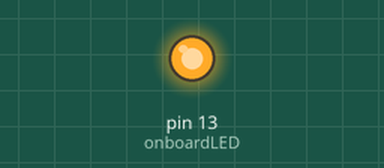
Simulated run of this sketch. Board: Arduino Uno, built with avr-gcc and run on an emulated ATmega328P. Shown: output pins drawn as LEDs (lit = HIGH). What the sketch prints to the serial monitor is not drawn.

Above: at 1.5 s.
At 4.5 s:
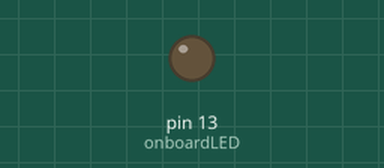
Timing chart, 0 to 7.8 s (numbered marks = the images above):
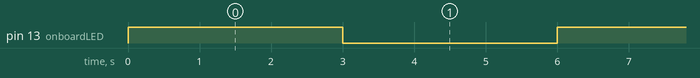

Measured:
- by itself, pin 13 (onboardLED): alternates HIGH for 3.0 s and LOW for 3.0 s

The sketch:

Lilypad_Test.ino
```cpp
/*
  Blink
  Turns on an LED on for one second, then off for one second, repeatedly.

  Most Arduinos have an on-board LED you can control.
  On the Lilypad it is connected to Pin 13
  On the Flora it is connected to Pin 7

  Adapted for Wearable Workshop from Code by Scott Fitzgerald
 */
int onboardLED = 13;

// the setup function runs once when you press reset or power the board
void setup() {
  // initialize digital pin 13 as an output.
  Serial.begin(9600);
  pinMode(onboardLED, OUTPUT);
}

// the loop function runs over and over again forever
void loop() {
  digitalWrite(onboardLED, HIGH);   // turn the LED on (HIGH is the voltage level)
  delay(3000);              // wait for a second
  digitalWrite(onboardLED, LOW);    // turn the LED off by making the voltage LOW
  delay(3000);
  Serial.println("read");
}
void blinkLED(int LEDpin){

}
```
